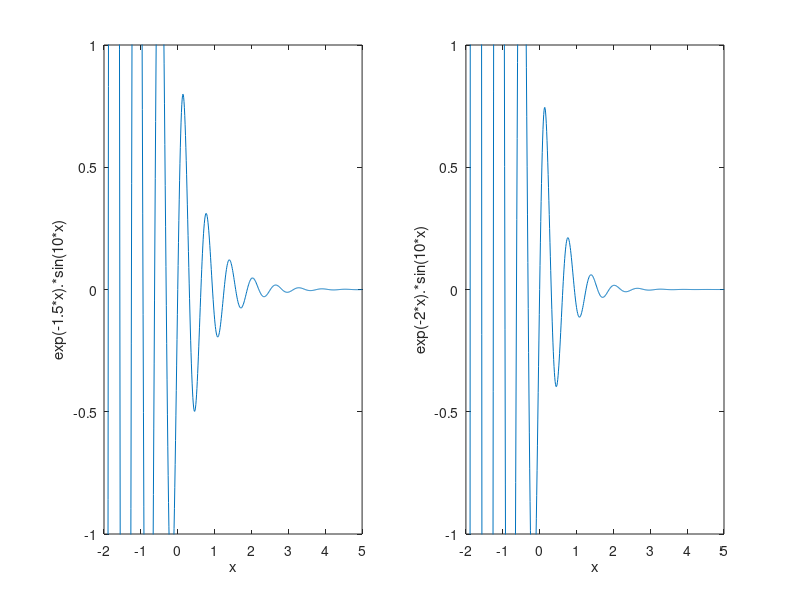

This figure's MATLAB source:
%from 
x = (-10: 0.01: 10);
%y = sin(x);
%g = cos(x);
%plot(x, y, x, g, '.-'), legend('Sin(x)', 'Cos(x)')
% figure;plot()
%y=3*x.^4+2*x.^3+7*x.^2+2*x+9;
%y2=5*x.^3+9*x+2;
%plot(x,y,'r',x,y2,'y')
%axis equal;axis square

%y3=exp(-x).*sin(2*x+3);
%plot(x,y),
%axis([0,10,-1,1]) %setting min and max value of x and y axis

%generating sub-plot
y4=exp(-1.5*x).*sin(10*x);
y5=exp(-2*x).*sin(10*x);
subplot(1,2,1)
%plotting y4 with details
plot(x,y4),xlabel('x');ylabel('exp(-1.5*x).*sin(10*x)')
axis([-2,5,-1,1])
%plotting y5 with details
subplot(1,2,2)
plot(x,y5),xlabel('x');ylabel('exp(-2*x).*sin(10*x)')
axis([-2,5,-1,1]);
